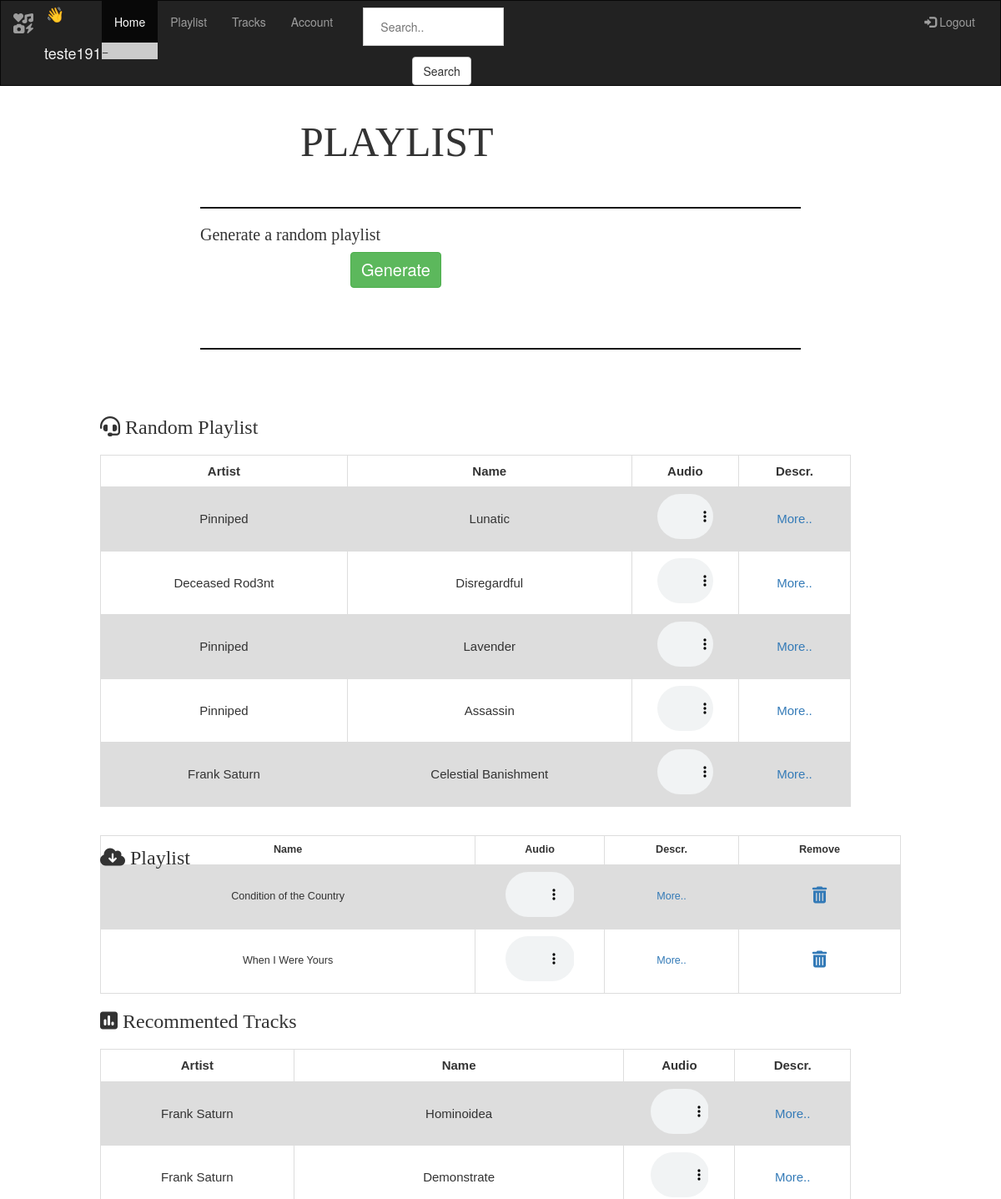
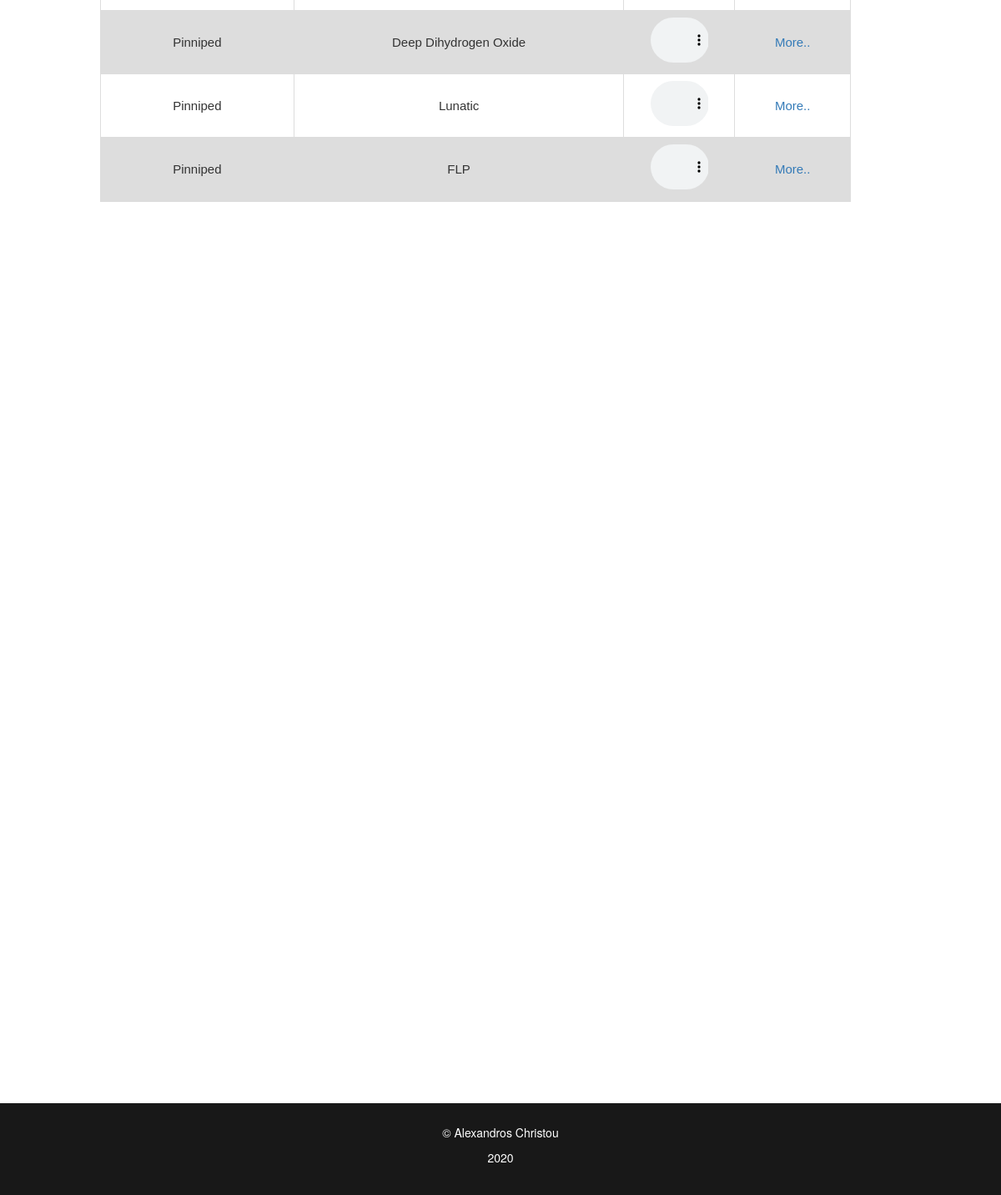
/playlist.php (signed in), run on the app's committed database (2 pictures, top to bottom).
### tables this page shows
CREATE TABLE `tracks` (
  `track_id` int(11) NOT NULL,
  `artist` varchar(100) NOT NULL,
  `album` varchar(100) NOT NULL DEFAULT '',
  `description` text NOT NULL,
  `name` varchar(40) NOT NULL DEFAULT '0.00',
  `genre` varchar(50) NOT NULL,
  `image` varchar(100) NOT NULL,
  `thumb` varchar(100) NOT NULL,
  `sample` varchar(100) NOT NULL
);

### playlist.php (the view, shortened to what this page needs)
<!DOCTYPE html>
<html lang="en">
<head>
    <link rel="stylesheet" href="https://maxcdn.bootstrapcdn.com/bootstrap/3.4.1/css/bootstrap.min.css">
    <link rel="stylesheet" href="style.css">
</head>
<body>
<nav class="navbar navbar-inverse">
    <div class="container-fluid">
        <div class="navbar-header">
            <a class="navbar-brand" href="home.php"><i id="iFasPl" class='fas'>&#xf86d;</i></a>
            <?php if (isset($_SESSION["checkLogin"]))
                if ($_SESSION["checkLogin"] == 2){
                    echo " <p class='CgreetingUser'>👋 ".$_SESSION['username'];
                }else if ($_SESSION['checkLogin'] == 3) {
                    echo " <p class='CgreetingUser'>👋 ".$_SESSION['s_username'];
                } ?>
        </div>
        <div class="collapse navbar-collapse" id="myNavbar">
            <ul class="nav navbar-nav">
                <li class="active"><a href="home.php">Home</a></li>
                <li><a href="playlist.php">Playlist</a></li>
                <li><a href="tracks.php">Tracks</a></li>
                <li><a href="account.php">Account</a></li>
                <li> <form class="CengineTop" action="results.php" method="get">
                        <input  placeholder="Search.." type="text" name="search">
                        <br>
                        <button id="iBsearch1" type="submit" name="submit" value="Search" class="btn btn-default">Search</button>
                    </form></li>
            </ul>
            <ul class="nav navbar-nav navbar-right">
                <?php
                if ($_SESSION['checkLogin'] == 1){echo" <li><a href='loginForm.php'><span class='glyphicon glyphicon-log-in'></span> Login</a></li>";}
                else{
                    echo " <li><a href='changeStatus.php'><span class='glyphicon glyphicon-log-in'></span> Logout</a></li>";}
                ?>
            </ul>
        </div>
    </div>
</nav>
<br>
        <h1 id="iTracks"> PLAYLIST </h1>
        <br>
    <form name="fPlaylist" action="playlist.php" method="get">
        <hr class="CGenerate">
        <h4 id="iGentext">Generate a random playlist</h4>
        <button type="submit" id="iGenerate" name="generate" value="Generate"  class="btn btn-success">Generate</button>
        <hr class="CGenerate" id="iGenerateLine">
    </form>
<?php
        $connection = mysqli_connect('localhost', 'achristou4', 'HznB6091', 'achristou4');
        if ($_SESSION['checkLogin'] == 2){
            $user = $_SESSION['username'];
        }else if ($_SESSION['checkLogin'] == 3){
            $user = $_SESSION['s_username'];
        }
                $qPlaylist = "SELECT * FROM tracks ORDER BY RAND() LIMIT 5";
                $rPlaylist = mysqli_query($connection, $qPlaylist);
                echo "<br>";
                echo "<br>";
                $number = 1;
                echo "<table class='iTgen'>";
                echo "<tr>" . "<th> Artist </th>" .
                    "<th> Name </th>" . "<th> Audio </th>" . "<th> Descr. </th>" . "</tr>";
                while ($playlist = mysqli_fetch_array($rPlaylist, MYSQLI_ASSOC)) {
                    if ($number < 2) {
                        echo "<h3 class='iRec'><i id='iFasPlT' class='fas'>&#xf590;</i>
                                         Random Playlist </h3><br>";
                    }
                    $number++;
                    echo
                        "<td>" . $playlist['artist'] .
                        "</td>" . "<td>" .
                        $playlist['name'] . "</td> <td>" .
                        "<audio controls> <source src = " . $playlist['sample'] .
                        " type='audio/mpeg'></audio></i> </td>" . "<td>" .
                        "<a  href = 'tDescription.php?trackId=" . $playlist['track_id'] . "&album=" . $playlist['album'] . "&genre=" . $playlist['genre'] . "'" . "> More..
                                                </a></td></tr>";
                }
                echo "</table>";
            $qList = "SELECT DISTINCT * from tracks t,playlist p WHERE p.track_id = t.track_id AND p.user='".$user."'";
            $rList = mysqli_query($connection,$qList);
            if (mysqli_num_rows($rList)==0){
                echo "<h3 class='CplaylistNeg'>No playlist at the moment!</h3>";
                echo "<a href = 'tracks.php'><p id = 'iVisitTracks' >Visit Tracks Page and add songs to your playlist</p></a>";
                echo "<hr class='ClineB'>";
            }
            else{
                echo "<table class='CPlaylist'>";
                echo "<h3 class='iRec'><i id='iFasPlT2' class='fas'>&#xf381;</i> Playlist </h3><br>";
            echo "<tr>" .
                "<th> Name </th>" . "<th> Audio </th>" . "<th> Descr. </th>" ."<th> <b>Remove</b> </th>". "</tr>";
            while ($rowList = mysqli_fetch_array($rList,MYSQLI_ASSOC)){
                echo
                    "<td>" .
                    $rowList['name'] . "</td> <td>" .
                    "<audio controls> <source src = " . $rowList['sample'] .
                    " type='audio/mpeg'></audio> </td>" . "<td>" .
                    "<a  href = 'tDescription.php?trackId= " . $rowList['track_id'] . "&album=" . $rowList['album'] . "&genre=" . $rowList['genre'] . "'" . "> More..
                        </a></td> <td>
                        <a  href = 'deleteTrack.php?trackId= " . $rowList['track_id'] . "&album=" . $rowList['album'] . "&genre=" . $rowList['genre'] . "'" . ">
                        <i id='iFasT' class='fas'>&#xf2ed;</i>
                        </a></td></tr> ";
            }
            }
            echo "</table>";
            $qRec = "SELECT r.album FROM tracks t, reviews r WHERE r.product_id = t.track_id AND r.name LIKE '" . $user . "' ORDER BY r.review_id DESC";
            $rRec = mysqli_query($connection, $qRec);
            if ($r1 = mysqli_fetch_array($rRec, MYSQLI_ASSOC)) {
                $qChose = "SELECT * FROM tracks WHERE genre= '" . $r1['album'] . "' ORDER BY RAND() LIMIT 5";
                $rChose = mysqli_query($connection, $qChose);
                echo "<h3 class='iRec'><i id='iFasP3' class='fas'>&#xf681;</i> Recommented Tracks </h3><br>";
                echo "<table class='iTgen'>";
                echo "<tr>" . "<th> Artist </th>" .
                    "<th> Name </th>" . "<th> Audio </th>" . "<th> Descr. </th>" . "</tr>";
                while ($r10 = mysqli_fetch_array($rChose,MYSQLI_ASSOC)) {
                    echo
                        "<td>" . $r10['artist'] .
                        "</td>" . "<td>" .
                        $r10['name'] . "</td> <td>" .
                        "<audio controls> <source src = " . $r10['sample'] .
                        " type='audio/mpeg'></audio></i> </td>" . "<td>" .
                        "<a  href = 'tDescription.php?trackId= " . $r10['track_id'] . "&album=" . $r10['album'] . "&genre=" . $r10['genre'] . "'" . "> More..
                        </a></td></tr>";
                }
                echo "</table>";
            }
            else{
                echo "<h3 class='CplaylistNeg'>No recommented tracks!</h3>";
                echo "<hr class='ClineB'>";
            }
?>
    <footer>
        <p>© Alexandros Christou</p>
        <p>2020</p>
    </footer>
</body>
</html>

### style.css (style rules this page uses)
.navbar { margin-bottom: 0; border-radius: 0; }
footer { background-color: #f2f2f2; padding: 25px; }
.active, .collapsible:hover { background-color: #555; }
.active:after { content: "\2212"; }
table { font-family: arial, sans-serif; border-collapse: collapse; width: 60%; font-size: 90%; }
td, th { border: 1px solid #dddddd; text-align: center; padding: 8px; }
audio { width: 60%; }
.CgreetingUser { margin-left: 35%; margin-top: 3%; color: #f1f1f1; font-size: 18px; }
hr { color:white; border: 1px solid #444444; margin-left:10%; margin-right:10%; }
#iGenerate { margin-left: 35%; font-size: 20px; margin-bottom: 10%; }
#iGentext { margin-left: 20%; font-size: 20px; font-family: Dubai; }
.iTgen { font-size: 15px; width: 75%; margin-left: 10%; margin-top: 5%; margin-bottom: 4%; }
.iRec { margin-left: 10%; margin-bottom: -5%; font-family: Dubai; }
.CengineTop { margin-right: 10%; margin-left: 10%; }
#iBsearch1 { margin-left: 35%; }
.btn-default { margin-left: 40%; margin-top: 3%; }
#iTracks { margin-left: 30%; font-family: Impact; font-size: 50px; }
.CGenerate { margin-left: 20%; margin-right: 20%; border: 1px solid #181818; }
#iGenerateLine { margin-top: -4%; }
.CPlaylist { width: 80%; margin-left: 10%; }
#iFasPl { font-size:24px; }
#iFasPlT { font-size:24px; }
#iFasPlT2 { font-size:24px; }
#iFasT { font-size:20px; }
#iFasP3 { font-size:24px; }
.active, .accordion:hover { background-color: #ccc; }
input[type=text], input[type=password] { width: 100%; padding: 12px 20px; margin: 8px 0; display: inline-block; border: 1px solid #ccc; box-sizing: border-box; }
footer { left: 0; bottom: 0; width: 100%; background-color: #181818; color: white; text-align: center; margin-top: 90%; }

### data on the page
tracks: shows "Random Playlist", artist "Pinniped", name "Lunatic"
tracks: artist "Deceased Rod3nt", name "Disregardful"
tracks: artist "Pinniped", name "Lavender"
tracks: artist "Pinniped", name "Assassin"
tracks: artist "Frank Saturn", name "Celestial Banishment"
tracks: name "Condition of the Country"
tracks: name "When I Were Yours"
tracks: artist "Frank Saturn", name "Hominoidea"
tracks: artist "Frank Saturn", name "Demonstrate"
tracks: artist "Pinniped", name "Deep Dihydrogen Oxide"
tracks: artist "Pinniped", name "FLP"

### other printed values
$_SESSION['username'] "teste1911"
